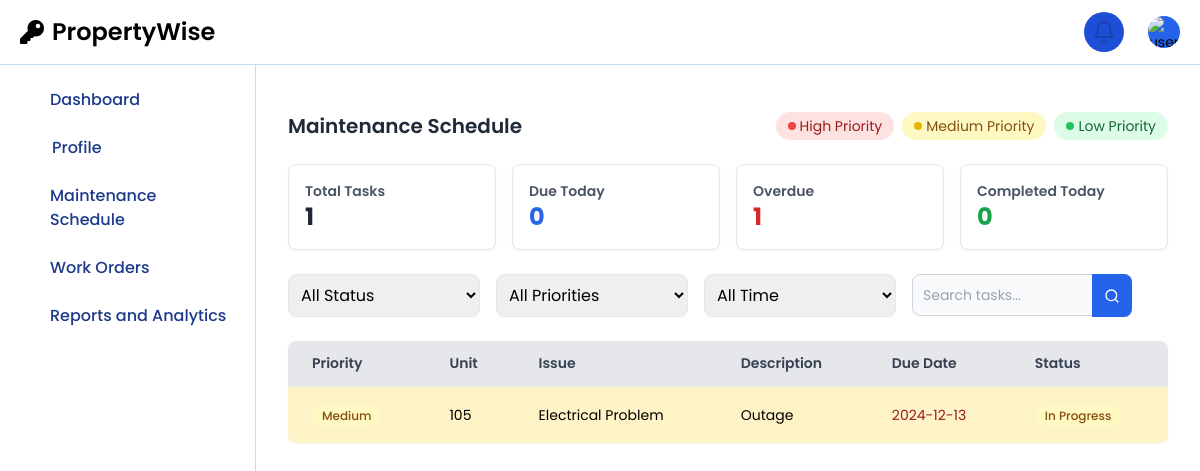
Before: /staff/staffSchedule.php (signed in) with the older database file.
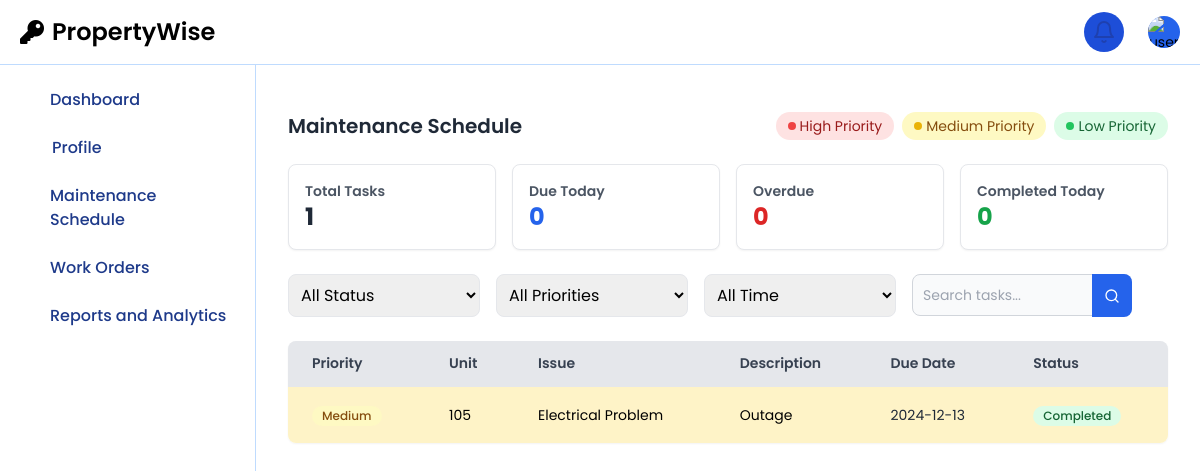
After: the same page with the newer database file.
### tables this page shows
CREATE TABLE `maintenance_requests` (
  `id` int(11) NOT NULL,
  `user_id` int(11) NOT NULL,
  `unit` varchar(50) NOT NULL,
  `issue` varchar(100) NOT NULL,
  `description` text NOT NULL,
  `action_taken` text DEFAULT NULL,
  `maintenance_cost` decimal(10,2) DEFAULT NULL,
  `completion_date` datetime DEFAULT NULL,
  `service_date` date NOT NULL,
  `status` enum('Pending','In Progress','Completed') DEFAULT 'Pending',
  `report_pdf` varchar(255) DEFAULT NULL,
  `image` varchar(255) DEFAULT NULL,
  `created_at` timestamp NOT NULL DEFAULT current_timestamp(),
  `updated_at` timestamp NOT NULL DEFAULT current_timestamp() ON UPDATE current_timestamp(),
  `assigned_to` int(11) DEFAULT NULL,
  `priority` enum('high','medium','low') NOT NULL DEFAULT 'medium',
  `archived` tinyint(1) DEFAULT 0
);

### staff/staffSchedule.php (the view, shortened to what the changed rows need)
<?php
require '../session/db.php';
$staffId = $_SESSION['staff_id'];
$query = "SELECT * FROM maintenance_requests WHERE archived = 0 AND assigned_to = ? ORDER BY service_date ASC";
$stmt = $conn->prepare($query);
$stmt->bind_param('i', $staffId);
$stmt->execute();
$result = $stmt->get_result();
$requests = [];
while ($row = $result->fetch_assoc()) {
    $requests[] = $row;
}
$overdue = 0;
$today = date('Y-m-d');
foreach ($requests as $request) {
    if ($request['service_date'] < $today && $request['status'] != 'Completed') {
        $overdue++;
    }
}
?>
<!DOCTYPE html>
<html lang="en">
<head>
    <script src="https://cdn.tailwindcss.com"></script>
</head>
<body>
<?php include('staffNavbar.php'); ?>
<?php include('staffSidebar.php'); ?>
<div class="sm:ml-64 p-4 sm:p-8 mx-auto">
    <div class="mt-16 sm:mt-20">
        <div class="flex flex-col sm:flex-row justify-between items-center mb-6">
            <h1 class="text-lg sm:text-xl font-semibold text-gray-800 mb-4 sm:mb-0">Maintenance Schedule</h1>
        </div>
        <div class="grid grid-cols-1 sm:grid-cols-2 md:grid-cols-4 gap-4 mb-6">
            <div class="bg-white p-4 rounded-lg shadow-sm border border-gray-200">
                <h3 class="text-sm font-semibold text-gray-600">Overdue</h3>
                <p class="text-2xl font-bold text-red-600"><?php echo $overdue; ?></p>
            </div>
        </div>
        <div class="bg-white rounded-lg shadow-sm overflow-hidden">
            <div class="overflow-x-auto">
                <table class="min-w-full divide-y divide-gray-200">
                    <thead class="bg-gray-50">
                        <tr>
                            <th class="px-4 sm:px-6 py-3 text-left text-xs sm:text-sm font-semibold text-gray-700 border-b-2 border-gray-200 bg-gray-200">Priority</th>
                            <th class="px-4 sm:px-6 py-3 text-left text-xs sm:text-sm font-semibold text-gray-700 border-b-2 border-gray-200 bg-gray-200">Unit</th>
                            <th class="px-4 sm:px-6 py-3 text-left text-xs sm:text-sm font-semibold text-gray-700 border-b-2 border-gray-200 bg-gray-200">Issue</th>
                            <th class="px-4 sm:px-6 py-3 text-left text-xs sm:text-sm font-semibold text-gray-700 border-b-2 border-gray-200 bg-gray-200">Description</th>
                            <th class="px-4 sm:px-6 py-3 text-left text-xs sm:text-sm font-semibold text-gray-700 border-b-2 border-gray-200 bg-gray-200">Due Date</th>
                            <th class="px-4 sm:px-6 py-3 text-left text-xs sm:text-sm font-semibold text-gray-700 border-b-2 border-gray-200 bg-gray-200">Status</th>
                        </tr>
                    </thead>
                    <tbody id="workOrdersTableBody" class="bg-white divide-y divide-gray-200">
                        <?php foreach ($requests as $request): ?>
                            <?php
                            $priorityClass = '';
                            if ($request['priority'] == 'high') {
                                $priorityClass = 'priority-high';
                            } elseif ($request['priority'] == 'medium') {
                                $priorityClass = 'priority-medium';
                            } elseif ($request['priority'] == 'low') {
                                $priorityClass = 'priority-low';
                            }
                            $dueDateColor = '';
                            if ($request['service_date'] == $today) {
                                $dueDateColor = 'text-red-600';
                            } elseif ($request['service_date'] < $today && $request['status'] != 'Completed') {
                                $dueDateColor = 'text-red-800';
                            } else {
                                $dueDateColor = 'text-gray-800';
                            }
                            ?>
                            <tr class="<?php echo $priorityClass; ?>">
                                <td class="px-4 sm:px-6 py-4">
                                    <span class="inline-flex items-center px-2.5 py-0.5 rounded-full text-xs font-medium bg-<?php echo $request['priority'] == 'high' ? 'red' : ($request['priority'] == 'medium' ? 'yellow' : 'green'); ?>-100 text-<?php echo $request['priority'] == 'high' ? 'red' : ($request['priority'] == 'medium' ? 'yellow' : 'green'); ?>-800">
                                        <?php echo ucfirst($request['priority']); ?>
                                    </span>
                                </td>
                                <td class="px-4 sm:px-6 py-4 text-sm"><?php echo htmlspecialchars($request['unit']); ?></td>
                                <td class="px-4 sm:px-6 py-4 text-sm"><?php echo htmlspecialchars($request['issue']); ?></td>
                                <td class="px-4 sm:px-6 py-4 text-sm"><?php echo htmlspecialchars($request['description']); ?></td>
                                <td class="px-4 sm:px-6 py-4 text-sm <?php echo $dueDateColor; ?>"><?php echo htmlspecialchars($request['service_date']); ?></td>
                                <td class="px-4 sm:px-6 py-4 text-sm">
                                    <span class="inline-flex items-center px-2.5 py-0.5 rounded-full text-xs font-medium bg-<?php echo $request['status'] == 'Pending' ? 'gray' : ($request['status'] == 'In Progress' ? 'yellow' : 'green'); ?>-100 text-<?php echo $request['status'] == 'Pending' ? 'gray' : ($request['status'] == 'In Progress' ? 'yellow' : 'green'); ?>-800">
                                        <?php echo $request['status']; ?>
                                    </span>
                                </td>
                            </tr>
                        <?php endforeach; ?>
                    </tbody>
                </table>
            </div>
        </div>
    </div>
</div>
</body>
</html>

Changed rows visible on the page:
changed maintenance_requests "Electrical Problem": status "In Progress" → "Completed"
Other visible differences:
$overdue: "1" → "0"
